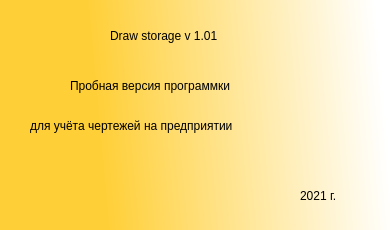
<?xml version="1.0" encoding="UTF-8"?>
<ui version="4.0">
 <class>Form</class>
 <widget class="QWidget" name="Form">
  <property name="geometry">
   <rect>
    <x>0</x>
    <y>0</y>
    <width>390</width>
    <height>230</height>
   </rect>
  </property>
  <property name="minimumSize">
   <size>
    <width>390</width>
    <height>230</height>
   </size>
  </property>
  <property name="maximumSize">
   <size>
    <width>390</width>
    <height>230</height>
   </size>
  </property>
  <property name="windowTitle">
   <string>О программе</string>
  </property>
  <property name="windowIcon">
   <iconset>
    <normaloff>virtualbox.png</normaloff>virtualbox.png</iconset>
  </property>
  <property name="styleSheet">
   <string notr="true">background-color: qlineargradient(spread:pad, x1:0.25, y1:0.563, x2:0.988636, y2:0.523, stop:0 rgba(255, 207, 55, 255), stop:1 rgba(255, 255, 255, 255));</string>
  </property>
  <widget class="QLabel" name="label">
   <property name="geometry">
    <rect>
     <x>110</x>
     <y>20</y>
     <width>171</width>
     <height>31</height>
    </rect>
   </property>
   <property name="styleSheet">
    <string notr="true">font: 16pt &quot;Times New Roman&quot;;
background-color: rgba(0,0,0,0);</string>
   </property>
   <property name="text">
    <string>Draw storage v 1.01</string>
   </property>
  </widget>
  <widget class="QLabel" name="label_2">
   <property name="geometry">
    <rect>
     <x>70</x>
     <y>70</y>
     <width>261</width>
     <height>31</height>
    </rect>
   </property>
   <property name="styleSheet">
    <string notr="true">font: 16pt &quot;Times New Roman&quot;;
background-color: rgba(0,0,0,0);</string>
   </property>
   <property name="text">
    <string>Пробная версия программки</string>
   </property>
  </widget>
  <widget class="QLabel" name="label_3">
   <property name="geometry">
    <rect>
     <x>30</x>
     <y>110</y>
     <width>331</width>
     <height>31</height>
    </rect>
   </property>
   <property name="styleSheet">
    <string notr="true">font: 16pt &quot;Times New Roman&quot;;
background-color: rgba(0,0,0,0);</string>
   </property>
   <property name="text">
    <string>для учёта чертежей на предприятии</string>
   </property>
  </widget>
  <widget class="QLabel" name="label_4">
   <property name="geometry">
    <rect>
     <x>300</x>
     <y>180</y>
     <width>71</width>
     <height>31</height>
    </rect>
   </property>
   <property name="styleSheet">
    <string notr="true">font: 16pt &quot;Times New Roman&quot;;
background-color: rgba(0,0,0,0);</string>
   </property>
   <property name="text">
    <string>2021 г.</string>
   </property>
  </widget>
 </widget>
 <resources/>
 <connections/>
</ui>
